Frame 1 (no input): blank canvas, image omitted
Frame 60 (no input): blank canvas, image omitted
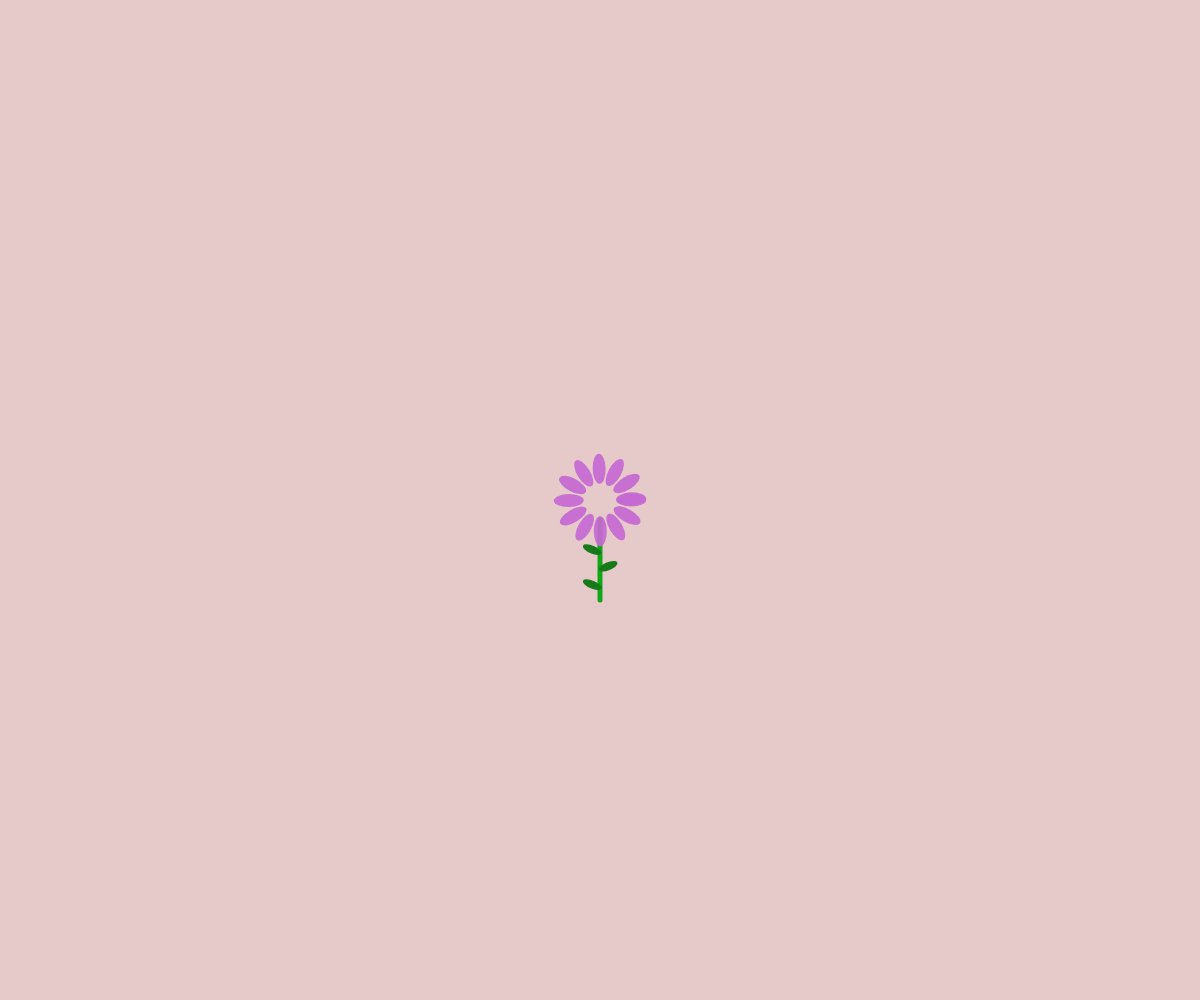
Frame 120 (the mouse pressed at the canvas centre since frame 60)

The p5.js sketch whose frames 1 and 60 were blank and that drew this single picture after the mouse press (run headless with seeded random() and noise() and a simulated clock; from frame 60 on, the mouse is pressed at the canvas centre):

// p5.js sketch
// ── sketch.js
//Assignment 4: Object Factory - I chose a flower as my object
//and it changes per click with # of petals, color, and size. The
//composition in the code closely follows to your Pizza recording.

//updated to an arry to account for multiple flowers.
let myFlowers = [];

function setup() {
  createCanvas(windowWidth, windowHeight);
}

function draw() {
  background('#e6cacaff');
  //for loop with .length and [i] to account for every element in the array to
  //display in conjunction with the myFlowers.push in mousePressed below.
  for(let i = 0; i < myFlowers.length; i++){
    myFlowers[i].display();
  }
}

function mousePressed(){
  //flowerSize was added as my 3rd dynamic change per click and set
  //the parameters to the following sizes so the range of # of petals
  //look aesthetic to each size (vice versa).
  let flowerSize = random([.5, .75, 1, 1.25, 1.5]);
  let tempFlower = new Flower(mouseX, mouseY,200,2,random(10,20),flowerSize);
  myFlowers.push(tempFlower);
}
//class Flower was added after moving my static drawing and variables originally
//from the draw and setup functions into an object oriented manner as they group
//variables and functions needed for the dynamic/addition of flowers per click.
//I followed your pizza recording to get the main composition of the code below
//including the constructor, variables, arrays, and for loop. 

//additional declaration of arrays were added to account for the dynamic changes
//with petalColor and flowerSize (in addition to # of petals). I originally set the
//colors with darker tones, but liked the overall composition of the bigger range in
//colors with the background set with the slight opacity setting. 
class Flower {
  constructor(x,y,width,height,numberOfPetals,flowerSize){
    this.x = x;
    this.y = y;
    this.width = width;
    this.height = height;
    this.numberOfPetals = numberOfPetals;
    this.petalPosition = [];
    this.petalRotation = [];
    this.petalColor = color(random(25, 255), random(25, 255), random(25, 255), 235);
    this.flowerSize = flowerSize;

    //Like in your recording, the "360/" in spacing to account for the circular shape
    //of the ellipses to represent a flower/petals. Since ellipses have
    ///width and height variables, I liked the size of the "/4" division
    //to my desired size in conjunction with # of petals.

    //"flowerSize" variable was added as a multiplier last to get my 3rd dynamic
    //change per click. petalRotation was also added to have the ellipses/petals
    //face outwards. 
    for(let i = 0; i<this.numberOfPetals; i++){
      let spacing = 360/this.numberOfPetals;
      let petalX = cos(radians(i*spacing))*((this.width/4) * (this.height/4)) * this.flowerSize;
      let petalY = sin(radians(i*spacing))*((this.width/4) * (this.height/4)) * this.flowerSize;
      let newVector = createVector(petalX, petalY);
      this.petalRotation.push(radians(i*spacing));
      this.petalPosition.push(newVector);
    }
  }

//moved the petals originally written in the draw function and added the static stem
//and leaves with the push and pop to anchor. 
display(){

  //stem - liked the different green color in contrast with the leaves. Also used
  //the translate for positioning and rotate for the slight upward facing of leaves.
  push();
  translate(this.x,this.y);
  stroke('#11a616ff');
  strokeWeight(5);
  line(0,this.height*10,0,100);

  //leaf
  push();
  fill('#167a1aff');
  translate(5,25);
  rotate(PI/8);
  noStroke();
  ellipse(11,this.height*30,20,8);
  pop(); 

  //leaf2
  push();
  fill('#167a1aff');
  translate(-25,15);
  rotate(-PI/8);
  noStroke();
  ellipse(11,this.height*30,20,8);
  pop();

  //leaf3
  push();
  fill('#167a1aff');
  translate(5,-10);
  rotate(PI/8);
  noStroke();
  ellipse(11,this.height*30,20,8);
  pop();

  //Again similar to your example, the for loop originally from the draw function to
  //the display function to add number of petals and pulling the x and y
  //coordinates and rotation stored in the for loop now in the class function.
  //Rotation was added so the ellipses face outwards from the center.
  for(let i = 0; i<this.numberOfPetals; i++){
    push();
    fill(this.petalColor);
    noStroke();
    translate(this.petalPosition[i].x, this.petalPosition[i].y);
    rotate(this.petalRotation[i]);
    ellipse(0,0,30,13);
    pop();
    }
    pop();
  }
}
